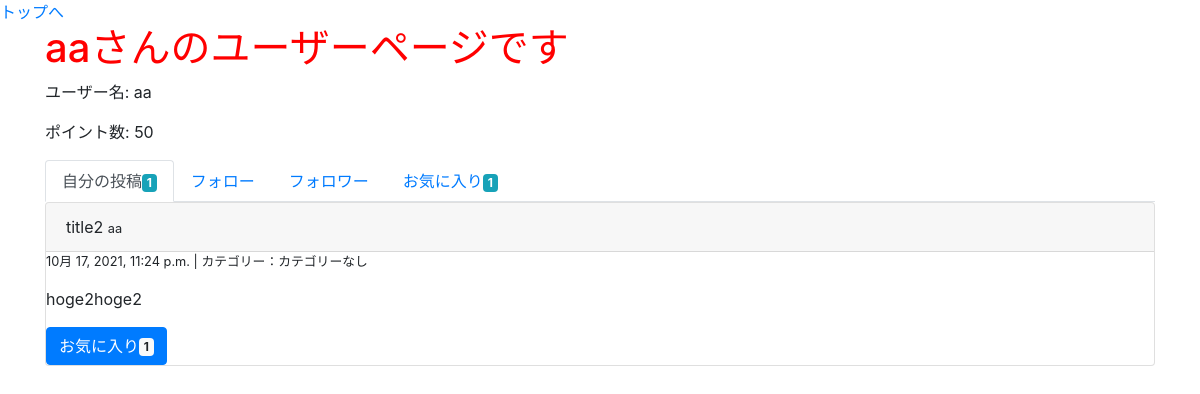
Page /user/2/ on the earlier database version.
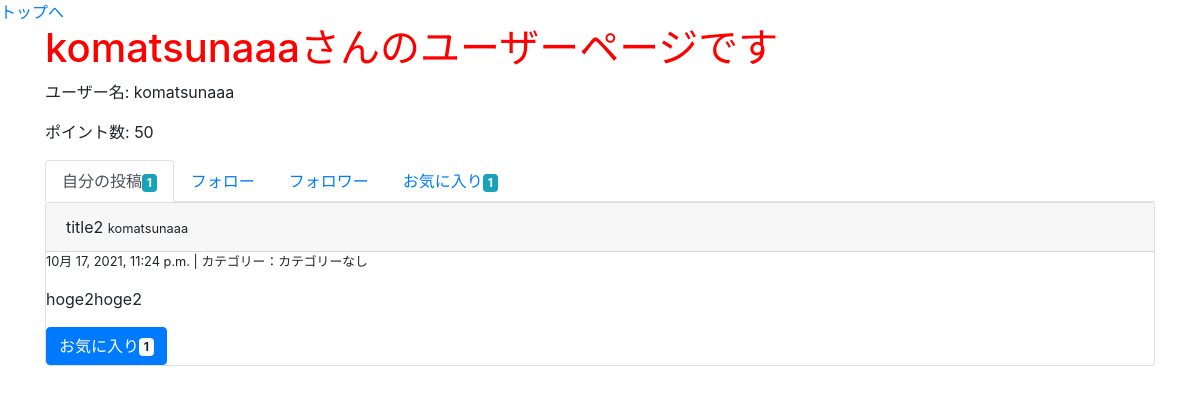
Same page on the later database version.
### groomings/models.py (models this page shows, shortened)
class User(AbstractBaseUser, PermissionsMixin):
    username = models.CharField(max_length=150)
    email = models.EmailField(max_length=255, unique=True)
    point = models.IntegerField(default=50)
    is_active = models.BooleanField(default=True)
    is_staff = models.BooleanField(default=False) # 管理画面にログインできるかどうか
    USERNAME_FIELD = 'email' # このテーブルのレコードを一意に識別
    REQUIRED_FIELDS = ['username'] # スーパーユーザー作成時に入力する(emailとパスワードは必須だからそれ以外で)
    objects = UserManager()

class Date(models.Model):
    created_at = models.DateTimeField(default=now)
    class Meta:
        abstract = True

class Post(Date):
    title = models.CharField(max_length=30, null=True, blank=True)
    image = models.FileField(upload_to='post_image/', null=True)
    text = models.TextField(null=True, blank=True)
    user = models.ForeignKey(
        'User', on_delete=models.CASCADE, related_name="user_post"
    )
    favorite = models.ManyToManyField(User, related_name="user_favo_post")
    category = models.CharField(max_length=15, default='カテゴリーなし')
    class Meta:
        db_table = 'post'

### groomings/views.py (the view)
# urls.py: path(r'user/<int:user_id>/', views.user, name = 'user'), # ユーザー個人ページ
def user(request, user_id):
    user = User.objects.get(pk=user_id)
    posts = user.user_post.all()
    posts_count = user.user_post.all().count()
    favo_count = user.user_favo_post.all().count()
    return render(request, 'groomings/user.html', context={"user": user, "posts": posts, "posts_count": posts_count, "favo_count": favo_count})

### groomings/templatetags/tag_event.py (called while the page is built)
@register.filter(name="count_favo")
def count_favo(post):
    return post.favorite.all().count()

### groomings/templates/groomings/user.html
{% extends "groomings/_user.html" %}
{% load tag_event %}
{% block posts %}
  <ul class="nav nav-tabs">
    <li class="nav-item"><a href="{% url 'groomings:user' user.id %}" class="nav-link active">自分の投稿<span class="badge badge-info">{{ posts_count }}</span></a></li>
    <li class="nav-item"><a href="#" class="nav-link">フォロー</a></li>
    <li class="nav-item"><a href="#" class="nav-link">フォロワー</a></li>
    <li class="nav-item"><a href="{% url 'groomings:user_favo' user.id %}" class="nav-link">お気に入り<span class="badge badge-info">{{ favo_count }}</span></a></li>
  </ul>
  {% for post in posts %}
    <div class="post card">
      <div class="card-header">
        {{ post.title }}
        <small>{{ post.user.username }}</small>
      </div>
      <div class="body">
        <p class="small">{{ post.created_at }} | カテゴリー：{{ post.category }}</p>
        <p>{{ post.text }}</p>
        <button class="btn btn-primary">お気に入り<span class="badge badge-light">{{ post | count_favo }}</span></button>
      </div>
    </div>
  {% endfor %}
{% endblock %}

### groomings/templates/groomings/_user.html (shortened to what this page needs)
{% extends "groomings/base.html" %}
{% block content %}
  <h1 >{{ user.username }}さんのユーザーページです</h1>
  <div class="card-title">
    <p>ユーザー名: {{ user.username }}</p>
    <p>ポイント数: {{ user.point }}</p>
  </div>
  <div>
    {% block posts %}{% endblock %}
  </div>
{% endblock %}

Differences in the rows shown:
changed User: username "aa" → "komatsunaaa"
changed through a linked row, Post "title2": user.username "aa" → "komatsunaaa"
